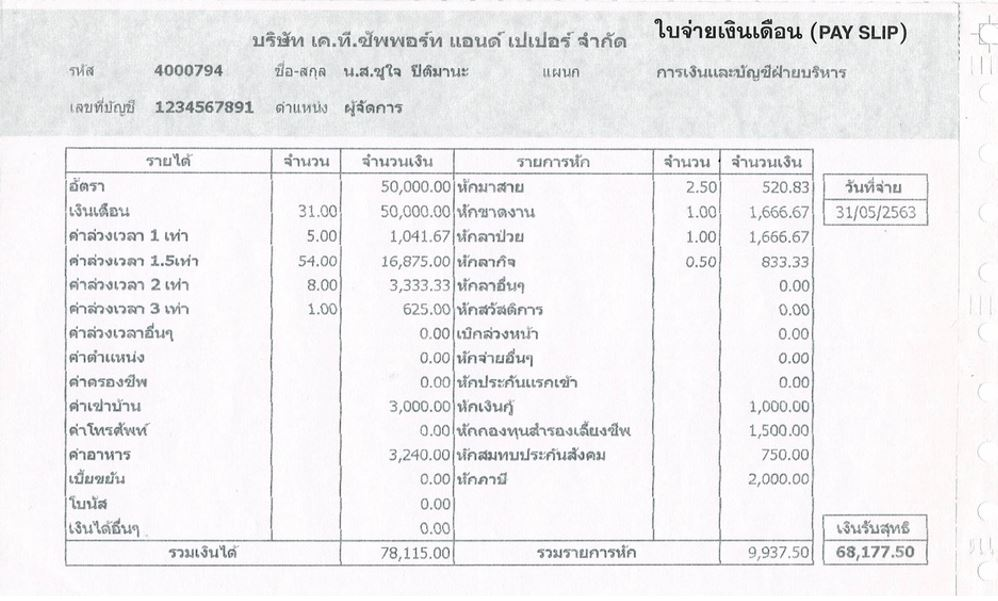
#> input picture input images/thai_2.JPG, 998 x 601 px, found by its file name
$ jupyter execute --allow-errors '02 Simple Thai Text Detection Pytesseract.ipynb'   (shell and % lines are left out)
#> lines starting #> are read from the running program, lines starting #| are printed output that depends on the picture
[cell 1]
 # restart runtime

[cell 2]
from google.colab import files
uploaded = files.upload()
#> the answer given: thai_2.JPG

[cell 3]
#image = cv2.imread(path+"data/paper-image.jpg")
from skimage import io,transform
import numpy as np
import cv2
import matplotlib.pyplot as plt

image = cv2.imread("thai_2.JPG")
#> image is the input picture: shape (601, 998, 3); mean B, G, R 240.7, 238.7, 239.7
image = image[..., ::-1]
image2 = np.ones((1650, 1275, 3))
image2[100:1550, 75:1125, :] = transform.resize(image, ((1550-100, 1125-75)))
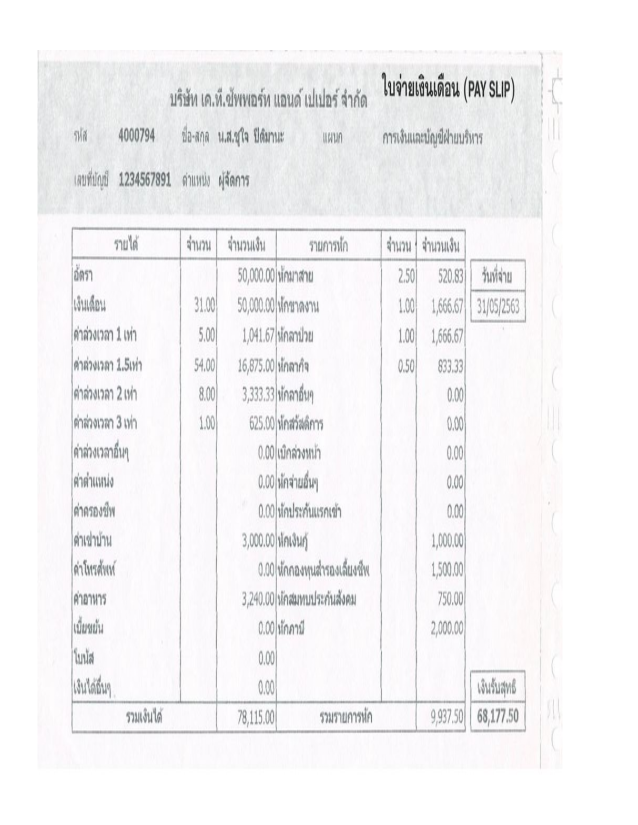
#> image2: shape (1650, 1275, 3) float64 (shown at 1/2 size); mean R, G, B 0.956, 0.954, 0.959
    # Convert the image from BGR (cv2 default loading style)
plt.figure(figsize=(10,10))
io.imshow(image)

[cell 4]
image = cv2.imread("thai_2.JPG")
#> (the rest of this cell did not finish here and is left out)

[cell 5]
import pytesseract


h, w, c = image.shape
#> h = 601; w = 998; c = 3
#> (the rest of this cell did not finish here and is left out)


$ run again, with data/paper-image.jpg copied over input images/thai_2.JPG
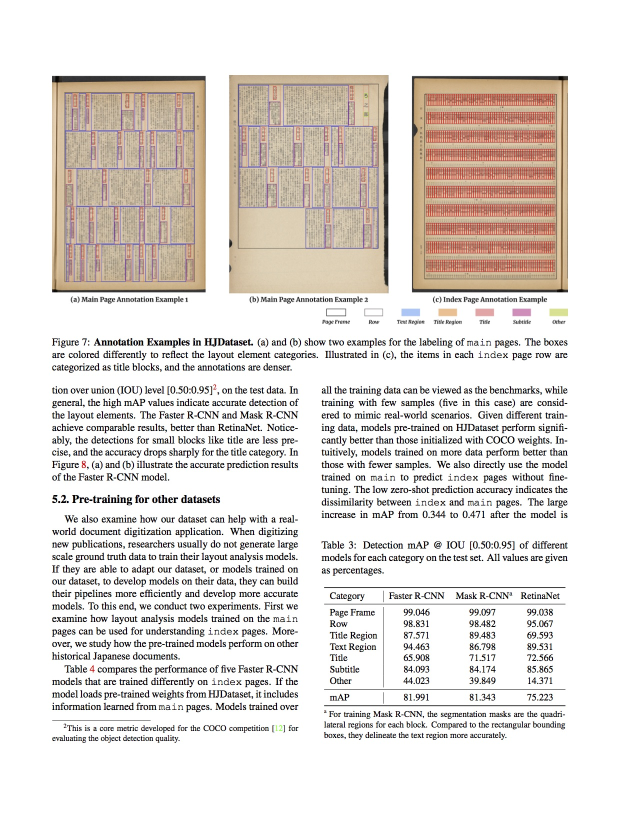
#> input picture data/paper-image.jpg, 1275 x 1650 px, found by its file name (shown at 1/2 size)
#> image is the input picture: shape (1650, 1275, 3); mean B, G, R 219.3, 223.4, 228.6
#> `image2[100:1550, 75:1125, :] = transform.resize(image, ((1550-100, 112..`:
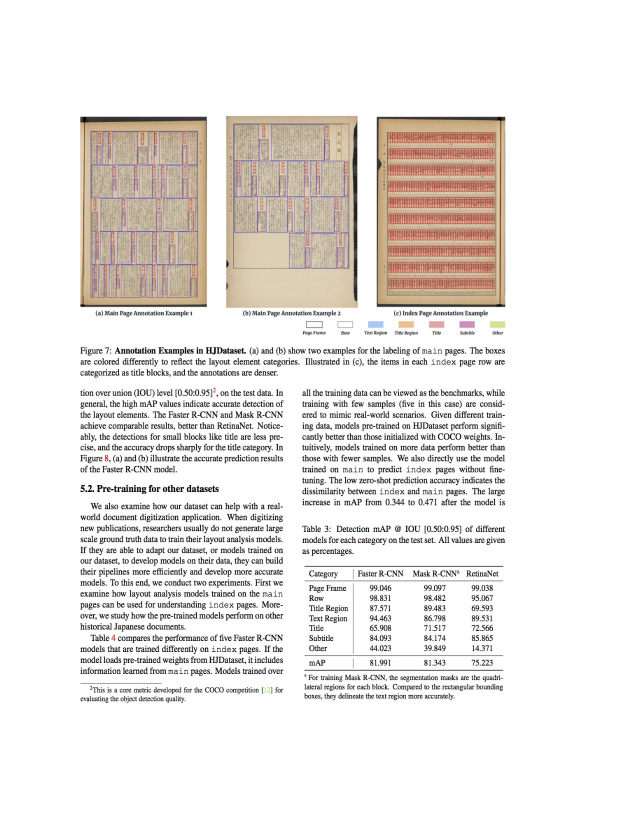
#> image2: shape (1650, 1275, 3) float64 (shown at 1/2 size); mean R, G, B 0.925, 0.911, 0.899

$ run again, with input images/eng.jpg copied over input images/thai_2.JPG
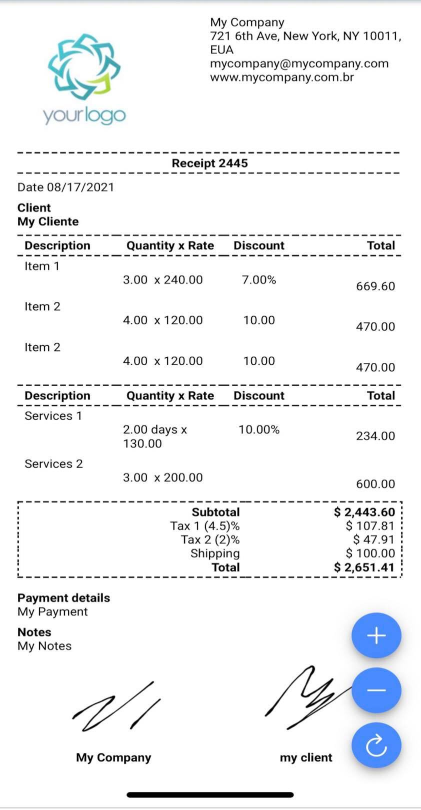
#> input picture input images/eng.jpg, 842 x 1619 px, found by its file name (shown at 1/2 size)
#> image is the input picture: shape (1619, 842, 3); mean B, G, R 243.8, 242.1, 240.6
#> `image2[100:1550, 75:1125, :] = transform.resize(image, ((1550-100, 112..`:
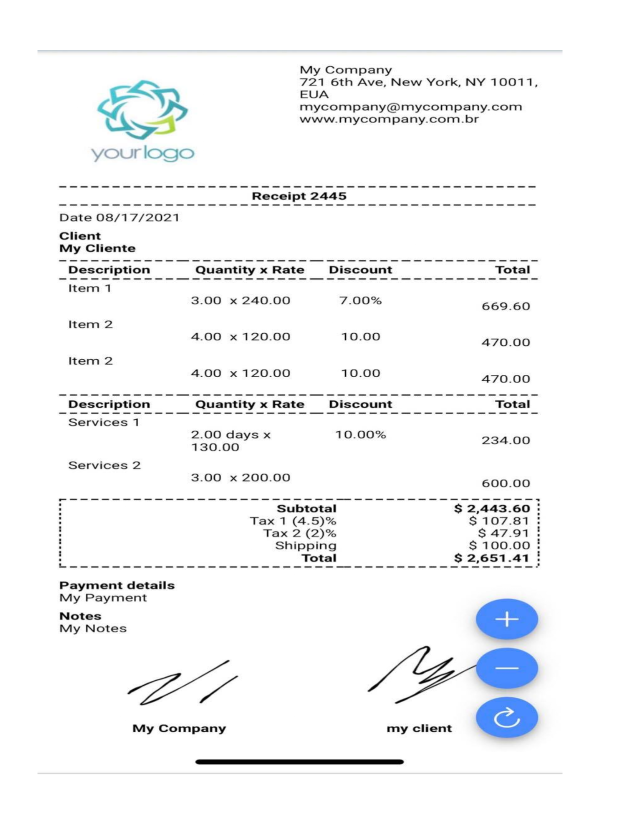
#> image2: shape (1650, 1275, 3) float64 (shown at 1/2 size); mean R, G, B 0.959, 0.963, 0.968
